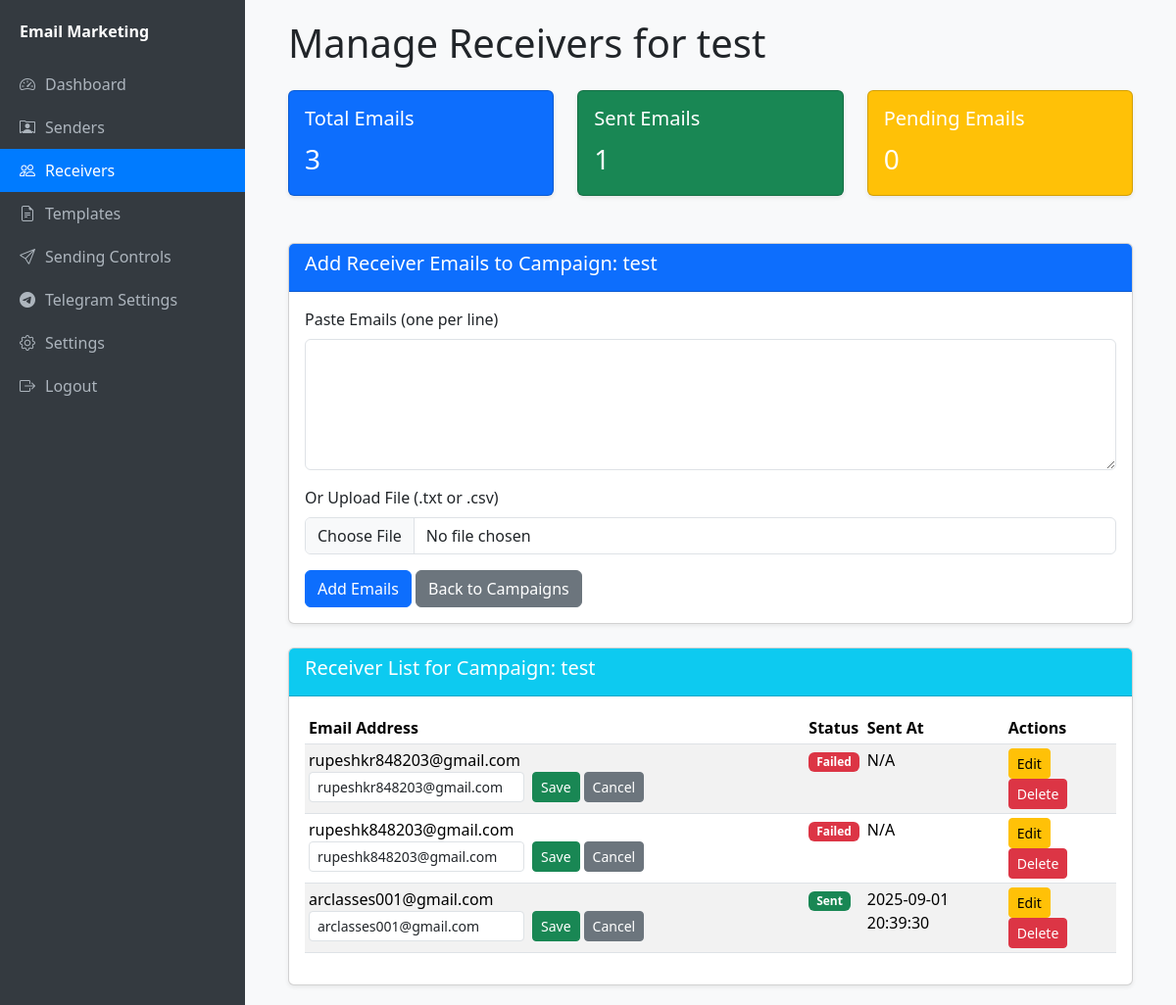
/receivers/manage/1 (signed in), run on the app's committed database.
### app/models.py (models this page shows)
class Campaign(db.Model):
    id = db.Column(db.Integer, primary_key=True)
    name = db.Column(db.String(100), nullable=False)
    status = db.Column(db.String(20), default='draft') # draft, running, paused, stopped, completed
    created_at = db.Column(db.DateTime, default=datetime.utcnow)
    started_at = db.Column(db.DateTime, nullable=True)
    completed_at = db.Column(db.DateTime, nullable=True)
    total_emails = db.Column(db.Integer, default=0)
    emails_sent = db.Column(db.Integer, default=0)
    emails_failed = db.Column(db.Integer, default=0)
    template_id = db.Column(db.Integer, db.ForeignKey('message_template.id'), nullable=True)
    receivers = db.relationship('ReceiverEmail', backref='campaign', lazy='dynamic')

class ReceiverEmail(db.Model):
    id = db.Column(db.Integer, primary_key=True)
    email = db.Column(db.String(120), nullable=False)
    status = db.Column(db.String(20), default='pending') # pending, sent, failed
    sent_at = db.Column(db.DateTime, nullable=True)
    campaign_id = db.Column(db.Integer, db.ForeignKey('campaign.id'), nullable=True)

### app/receivers/routes.py (the view, shortened to what this page needs)
@bp.route('/manage/<int:campaign_id>', methods=['GET', 'POST'])
@login_required
def manage(campaign_id):
    campaign = Campaign.query.get_or_404(campaign_id)
    total_emails = campaign.receivers.count()
    sent_emails = campaign.receivers.filter_by(status='sent').count()
    pending_emails = campaign.receivers.filter_by(status='pending').count()
    failed_emails = campaign.receivers.filter_by(status='failed').count()
    return render_template('receivers/manage.html',
                           title=f'Manage Receivers for {campaign.name}',
                           campaign=campaign,
                           total_emails=total_emails,
                           sent_emails=sent_emails,
                           pending_emails=pending_emails,
                           failed_emails=failed_emails)

### app/models.py (called while the page is built)
@login_manager.user_loader
def load_user(user_id):
    return User.query.get(int(user_id))

### templates/receivers/manage.html (shortened to what this page needs)
{% extends "base.html" %}
{% block content %}
<div class="container-fluid">
    <h1 class="mb-4">{{ title }}</h1>
    <div class="row">
        <div class="col-md-4 mb-4">
            <div class="card text-white bg-primary shadow-sm">
                <div class="card-body">
                    <h5 class="card-title">Total Emails</h5>
                    <p class="card-text fs-3">{{ total_emails }}</p>
                </div>
            </div>
        </div>
        <div class="col-md-4 mb-4">
            <div class="card text-white bg-success shadow-sm">
                <div class="card-body">
                    <h5 class="card-title">Sent Emails</h5>
                    <p class="card-text fs-3">{{ sent_emails }}</p>
                </div>
            </div>
        </div>
        <div class="col-md-4 mb-4">
            <div class="card text-white bg-warning shadow-sm">
                <div class="card-body">
                    <h5 class="card-title">Pending Emails</h5>
                    <p class="card-text fs-3">{{ pending_emails }}</p>
                </div>
            </div>
        </div>
    </div>
    <div class="card shadow-sm mt-4">
        <div class="card-header bg-primary text-white">
            <h5>Add Receiver Emails to Campaign: {{ campaign.name }}</h5>
        </div>
        <div class="card-body">
            <form method="POST" enctype="multipart/form-data">
                <div class="mb-3">
                    <label for="emails_textarea" class="form-label">Paste Emails (one per line)</label>
                    <textarea class="form-control" id="emails_textarea" name="emails_textarea" rows="5"></textarea>
                </div>
                <div class="mb-3">
                    <label for="file_upload" class="form-label">Or Upload File (.txt or .csv)</label>
                    <input class="form-control" type="file" id="file_upload" name="file" accept=".txt,.csv">
                </div>
                <button type="submit" class="btn btn-primary">Add Emails</button>
                <a href="{{ url_for('receivers.index') }}" class="btn btn-secondary">Back to Campaigns</a>
            </form>
        </div>
    </div>
    <div class="card shadow-sm mt-4">
        <div class="card-header bg-info text-white">
            <h5>Receiver List for Campaign: {{ campaign.name }}</h5>
        </div>
        <div class="card-body">
            <table class="table table-striped table-hover table-sm">
                <thead>
                    <tr>
                        <th>Email Address</th>
                        <th>Status</th>
                        <th>Sent At</th>
                        <th>Actions</th>
                    </tr>
                </thead>
                <tbody>
                    {% for receiver in campaign.receivers.all() %}
                    <tr>
                        <td>
                            <span id="email-display-{{ receiver.id }}">{{ receiver.email }}</span>
                            <form action="{{ url_for('receivers.edit_receiver', receiver_id=receiver.id) }}" method="POST" class="d-inline-flex align-items-center" id="edit-form-{{ receiver.id }}" style="display: none;">
                                <input type="email" name="email" value="{{ receiver.email }}" class="form-control form-control-sm me-2" required>
                                <button type="submit" class="btn btn-sm btn-success me-1">Save</button>
                                <button type="button" class="btn btn-sm btn-secondary" onclick="toggleEdit({{ receiver.id }})">Cancel</button>
                            </form>
                        </td>
                        <td><span class="badge bg-{{ {'pending':'warning', 'sent':'success', 'failed':'danger'}[receiver.status] }}">{{ receiver.status.capitalize() }}</span></td>
                        <td>{{ receiver.sent_at.strftime('%Y-%m-%d %H:%M:%S') if receiver.sent_at else 'N/A' }}</td>
                        <td>
                            <button type="button" class="btn btn-sm btn-warning me-2" onclick="toggleEdit({{ receiver.id }})">Edit</button>
                            <form action="{{ url_for('receivers.delete_receiver', receiver_id=receiver.id) }}" method="POST" class="d-inline">
                                <button type="submit" class="btn btn-sm btn-danger" onclick="return confirm('Are you sure you want to delete this receiver email?');">Delete</button>
                            </form>
                        </td>
                    </tr>
                    {% else %}
                    <tr>
                        <td colspan="4">No receiver emails added to this campaign yet.</td>
                    </tr>
                    {% endfor %}
                </tbody>
            </table>
        </div>
    </div>
</div>
{% endblock %}

### templates/base.html (style rules this page uses)
body { display: flex; min-height: 100vh; background-color: #f8f9fa; }

### data on the page
Campaign: name "test"
ReceiverEmail: email "rupeshkr848203@gmail.com", status "Failed", sent_at "N/A"
ReceiverEmail: email "rupeshk848203@gmail.com", status "Failed", sent_at "N/A"
ReceiverEmail: email "arclasses001@gmail.com", status "Sent", sent_at "2025-09-01 20:39:30"

### other printed values
{{ title }} "Manage Receivers for test"
{{ total_emails }} "3"
{{ sent_emails }} "1"
{{ pending_emails }} "0"
